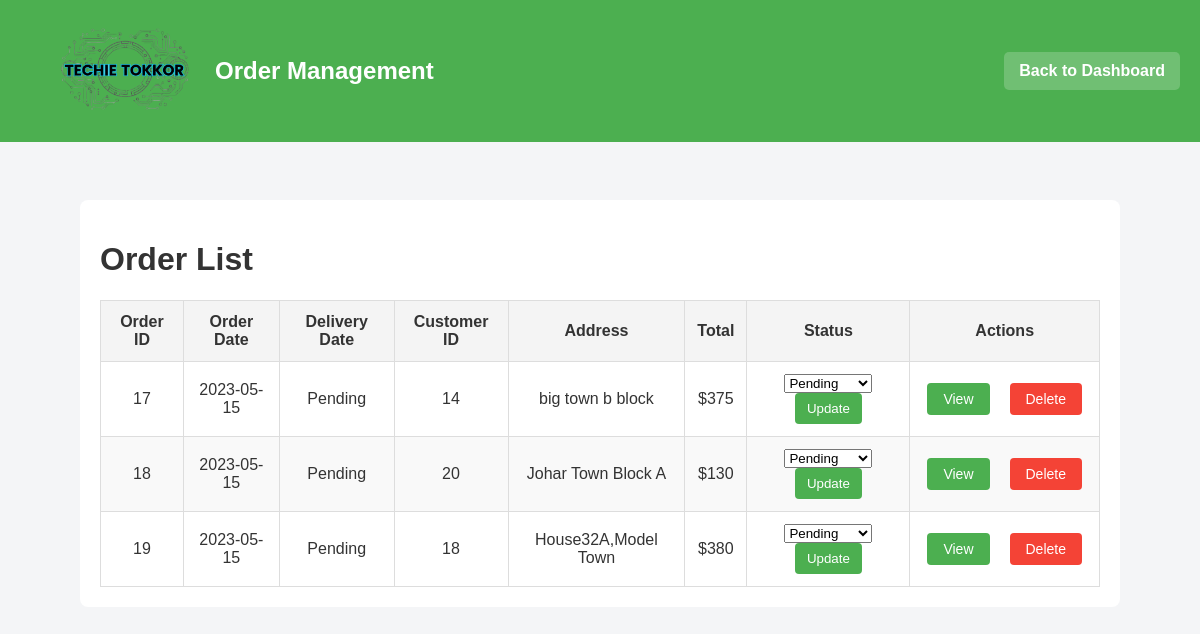
The page /website/order_management.php (signed in) on the database its author committed.
### tables this page shows
CREATE TABLE `orders` (
  `oid` int(11) NOT NULL,
  `dateod` date NOT NULL,
  `datedel` date DEFAULT NULL,
  `aid` int(11) NOT NULL,
  `address` varchar(255) NOT NULL,
  `city` varchar(50) NOT NULL,
  `country` varchar(100) NOT NULL,
  `account` char(16) DEFAULT NULL,
  `total` int(11) NOT NULL
);

### website/order_management.php (the view, shortened to what this page needs)
<?php
include("include/connect.php");
$result = mysqli_query($con, "SELECT oid, dateod, datedel, aid, address, total, status FROM orders");
?>
<!DOCTYPE html>
<html lang="en">
<head>
    <link rel="stylesheet" href="css/order_management.css">
</head>
<body>
    <header>
        <div class="header-container">
            <a href="dashboard.php">
                <img src="img/logo.png" alt="Techie Tokkor Logo" class="logo">
            </a>
            <h1>Order Management</h1>
        </div>
        <nav>
            <a href="dashboard.php">Back to Dashboard</a>
        </nav>
    </header>
    <main>
        <h1>Order List</h1>
        <table>
            <thead>
                <tr>
                    <th>Order ID</th>
                    <th>Order Date</th>
                    <th>Delivery Date</th>
                    <th>Customer ID</th>
                    <th>Address</th>
                    <th>Total</th>
                    <th>Status</th>
                    <th>Actions</th>
                </tr>
            </thead>
            <tbody>
                <?php
                if (mysqli_num_rows($result) > 0) {
                    while ($row = mysqli_fetch_assoc($result)) {
                        if ($row['status'] === 'Pending' || $row['status'] === 'Processing' || $row['status'] === 'Shipped') {
                            $delivery_date = $row['status'];
                        } else {
                            $delivery_date = $row['datedel'] ? $row['datedel'] : 'Not Set';
                        }
                        echo "<tr>
                            <td>{$row['oid']}</td>
                            <td>{$row['dateod']}</td>
                            <td>{$delivery_date}</td>
                            <td>{$row['aid']}</td>
                            <td>{$row['address']}</td>
                            <td>\${$row['total']}</td>
                            <td>
                                <form method='post' action='order_management.php'>
                                    <input type='hidden' name='order_id' value='{$row['oid']}'>
                                    <select name='status'>
                                        <option value='Pending' " . ($row['status'] == 'Pending' ? 'selected' : '') . ">Pending</option>
                                        <option value='Processing' " . ($row['status'] == 'Processing' ? 'selected' : '') . ">Processing</option>
                                        <option value='Shipped' " . ($row['status'] == 'Shipped' ? 'selected' : '') . ">Shipped</option>
                                        <option value='Delivered' " . ($row['status'] == 'Delivered' ? 'selected' : '') . ">Delivered</option>
                                    </select>
                                    <button type='submit' class='admin-btn'>Update</button>
                                </form>
                            </td>
                            <td>
                                <div class='action-buttons'>
                                    <a href='view_order.php?id={$row['oid']}' class='btn btn-view'>View</a>
                                    <a href='order_management.php?delete_id={$row['oid']}' class='btn btn-delete' onclick='return confirm(\"Are you sure you want to delete this order?\")'>Delete</a>
                                </div>
                            </td>
                        </tr>";
                    }
                } else {
                    echo "<tr><td colspan='8'>No orders found.</td></tr>";
                }
                ?>
            </tbody>
        </table>
    </main>
</body>
</html>

### website/css/order_management.css (style rules this page uses)
body { font-family: Arial, sans-serif; margin: 0; padding: 0; background-color: #f4f5f7; color: #333; }
header { background-color: #4CAF50; color: white; padding: 10px 0; position: fixed; top: 0; left: 0; right: 0; z-index: 1000; display: flex; align-items: center; height: 122px; justify-content: space-between; }
.header-container { display: flex; align-items: center; gap: 20px; margin-left: 20px; }
.logo { width: 140px; height: auto; margin-left: 35px; border-radius: 8px; }
header h1 { margin: 0; font-size: 24px; font-weight: bold; }
nav { display: flex; justify-content: flex-end; align-items: center; gap: 15px; margin-right: 20px; }
nav a { text-decoration: none; color: white; font-weight: bold; background: rgba(255, 255, 255, 0.2); padding: 10px 15px; border-radius: 5px; }
main { max-width: 1000px; margin: 200px auto 30px; background: white; padding: 20px; border-radius: 8px; }
table { width: 100%; border-collapse: collapse; margin-top: 20px; }
table, th, td { border: 1px solid #ddd; }
th, td { padding: 12px; text-align: center; }
th { background-color: #f4f4f4; }
tr:nth-child(even) { background-color: #f9f9f9; }
.btn { padding: 8px 16px; font-size: 14px; text-decoration: none; border-radius: 4px; display: inline-block; margin: 0 5px; }
.btn-view { background-color: #4CAF50; color: white; }
.btn-delete { background-color: #f44336; color: white; }
.action-buttons { display: flex; justify-content: center; gap: 10px; }
.admin-btn { padding: 8px 12px; background-color: #4CAF50; color: white; border: none; border-radius: 4px; cursor: pointer; }

### rows shown on the page
orders: oid "17", dateod "2023-05-15", status "Pending", aid "14", address "big town b block", total "375"
orders: oid "18", dateod "2023-05-15", status "Pending", aid "20", address "Johar Town Block A", total "130"
orders: oid "19", dateod "2023-05-15", status "Pending", aid "18", address "House32A,Model Town", total "380"
